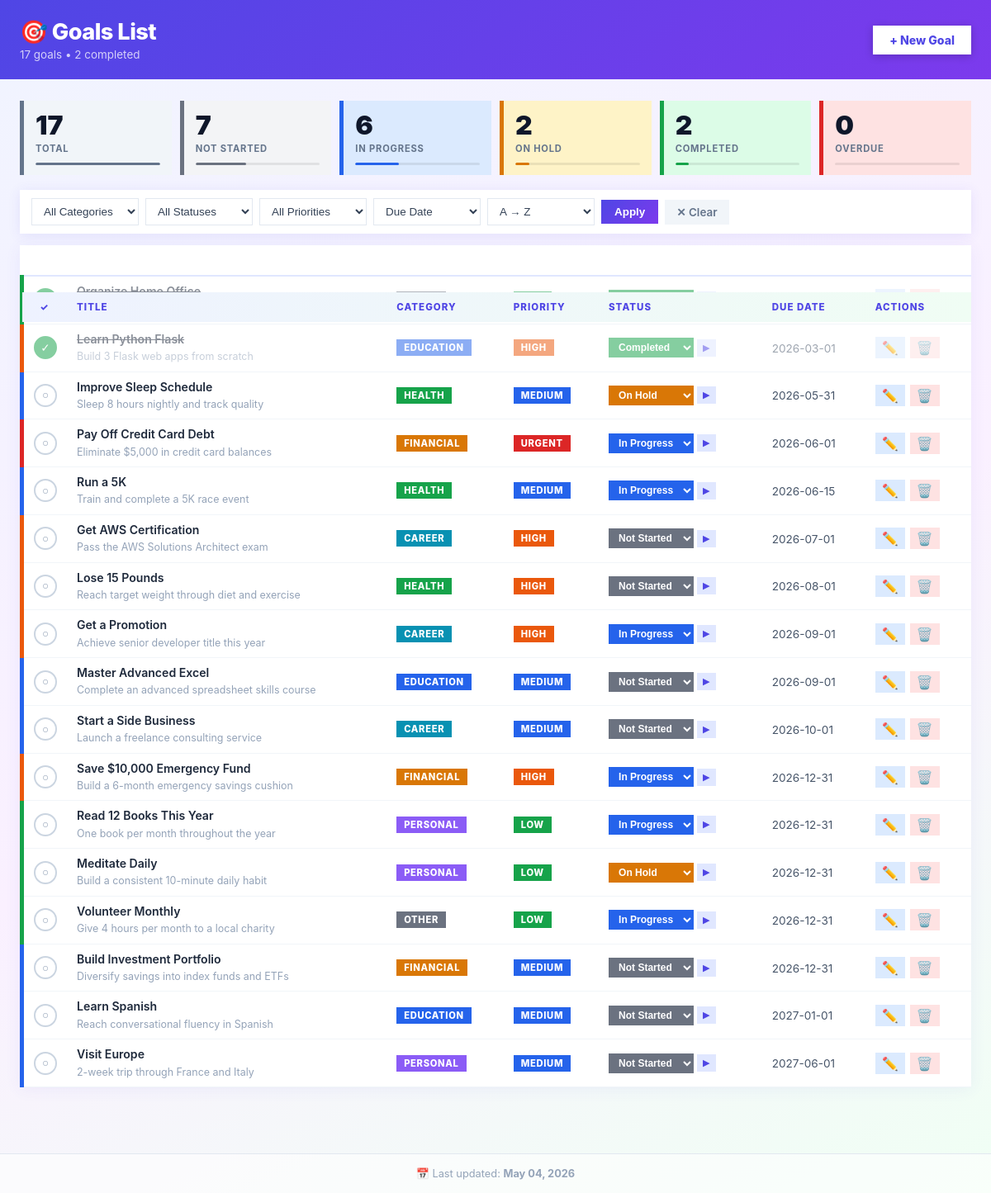
The page / on the database its author committed.
### tables this page shows
CREATE TABLE ui_prefs (
            id               INTEGER PRIMARY KEY CHECK (id = 1),
            filter_category  TEXT DEFAULT '',
            filter_status    TEXT DEFAULT '',
            filter_priority  TEXT DEFAULT '',
            sort_field       TEXT DEFAULT 'due_date',
            sort_dir         TEXT DEFAULT 'asc'
        );

CREATE TABLE goals (
            id           INTEGER PRIMARY KEY AUTOINCREMENT,
            title        TEXT NOT NULL,
            description  TEXT DEFAULT '',
            category     TEXT NOT NULL DEFAULT 'Personal',
            priority     TEXT NOT NULL DEFAULT 'Medium',
            status       TEXT NOT NULL DEFAULT 'Not Started',
            due_date     TEXT DEFAULT '',
            created_date TEXT DEFAULT '',
            updated_at   TEXT DEFAULT ''
        );

### app.py (the view)
@app.route("/", methods=["GET", "POST"])
def index():
    prefs = get_prefs()
    if request.method == "POST":
        fc = request.form.get("filter_category", "")
        fs = request.form.get("filter_status", "")
        fp = request.form.get("filter_priority", "")
        sf = request.form.get("sort_field", "due_date")
        sd = request.form.get("sort_dir", "asc")
        save_prefs(fc, fs, fp, sf, sd)
    else:
        fc = prefs["filter_category"]
        fs = prefs["filter_status"]
        fp = prefs["filter_priority"]
        sf = prefs["sort_field"]
        sd = prefs["sort_dir"]
    if sf not in VALID_SORT_FIELDS:
        sf = "due_date"
    if sd not in ("asc", "desc"):
        sd = "asc"
    query  = "SELECT * FROM goals WHERE 1=1"
    params = []
    if fc:
        query += " AND category = ?"
        params.append(fc)
    if fs:
        query += " AND status = ?"
        params.append(fs)
    if fp:
        query += " AND priority = ?"
        params.append(fp)
    query += f" ORDER BY {get_sort_expr(sf)} {sd.upper()}, id ASC"
    today = date.today().isoformat()
    conn  = get_db()
    goals = conn.execute(query, params).fetchall()
    all_g = conn.execute("SELECT status, due_date FROM goals").fetchall()
    conn.close()
    total     = len(all_g)
    by_status = {s: sum(1 for g in all_g if g["status"] == s) for s in STATUSES}
    overdue   = sum(1 for g in all_g
                    if g["due_date"] and g["due_date"] < today and g["status"] != "Completed")
    return render_template("index.html",
        goals=goals, categories=CATEGORIES, statuses=STATUSES, priorities=PRIORITIES,
        sort_labels=SORT_LABELS, valid_sort_fields=VALID_SORT_FIELDS,
        filter_category=fc, filter_status=fs, filter_priority=fp,
        sort_field=sf, sort_dir=sd,
        total=total, by_status=by_status, overdue=overdue,
    )

### app.py (called while the page is built)
def get_db():
    conn = sqlite3.connect(DB_PATH)
    conn.row_factory = sqlite3.Row
    return conn

def get_prefs():
    conn = get_db()
    row = conn.execute("SELECT * FROM ui_prefs WHERE id = 1").fetchone()
    conn.close()
    return row

def get_sort_expr(sf):
    if sf == "priority":
        return PRIORITY_RANK
    if sf == "status":
        return STATUS_RANK
    return sf

@app.context_processor
def inject_globals():
    try:
        conn = get_db()
        result = conn.execute("SELECT MAX(updated_at) FROM goals").fetchone()
        conn.close()
        lu = result[0] if result and result[0] else None
        if lu:
            dt = datetime.strptime(lu[:19], "%Y-%m-%d %H:%M:%S")
            lu = dt.strftime("%B %d, %Y")
        else:
            lu = "N/A"
    except Exception:
        lu = "N/A"
    return dict(last_updated=lu, today_iso=date.today().isoformat())

### templates/index.html (shortened to what this page needs)
{% extends "base.html" %}
{% block content %}
<div class="page-header">
  <div class="header-left">
    <h1>&#x1F3AF; Goals List</h1>
    <div class="subtitle">{{ total }} goals &bull; {{ by_status['Completed'] }} completed</div>
  </div>
  <a href="{{ url_for('add') }}" class="btn-new">+ New Goal</a>
</div>
<div class="stats-grid">
  <div class="stat-card s-total">
    <div class="stat-number">{{ total }}</div>
    <div class="stat-label">Total</div>
    <div class="progress-bar">
      <div class="progress-fill" style="width:100%"></div>
    </div>
  </div>
  <div class="stat-card s-not-started">
    <div class="stat-number">{{ by_status['Not Started'] }}</div>
    <div class="stat-label">Not Started</div>
    <div class="progress-bar">
      <div class="progress-fill" style="width:{{ ((by_status['Not Started'] / total * 100)|int) if total > 0 else 0 }}%"></div>
    </div>
  </div>
  <div class="stat-card s-in-progress">
    <div class="stat-number">{{ by_status['In Progress'] }}</div>
    <div class="stat-label">In Progress</div>
    <div class="progress-bar">
      <div class="progress-fill" style="width:{{ ((by_status['In Progress'] / total * 100)|int) if total > 0 else 0 }}%"></div>
    </div>
  </div>
  <div class="stat-card s-on-hold">
    <div class="stat-number">{{ by_status['On Hold'] }}</div>
    <div class="stat-label">On Hold</div>
    <div class="progress-bar">
      <div class="progress-fill" style="width:{{ ((by_status['On Hold'] / total * 100)|int) if total > 0 else 0 }}%"></div>
    </div>
  </div>
  <div class="stat-card s-completed">
    <div class="stat-number">{{ by_status['Completed'] }}</div>
    <div class="stat-label">Completed</div>
    <div class="progress-bar">
      <div class="progress-fill" style="width:{{ ((by_status['Completed'] / total * 100)|int) if total > 0 else 0 }}%"></div>
    </div>
  </div>
  <div class="stat-card s-overdue">
    <div class="stat-number">{{ overdue }}</div>
    <div class="stat-label">Overdue</div>
    <div class="progress-bar">
    </div>
  </div>
</div>
<div class="controls">
  <form method="POST" action="/">
    <div class="filter-row">
      <select name="filter_category">
        <option value="">All Categories</option>
      </select>
      <select name="filter_status">
        <option value="">All Statuses</option>
      </select>
      <select name="filter_priority">
        <option value="">All Priorities</option>
      </select>
      <select name="sort_field">
        {% for f in valid_sort_fields %}
        <option value="{{ f }}" {% if sort_field == f %}selected{% endif %}>{{ sort_labels[f] }}</option>
        {% endfor %}
      </select>
      <select name="sort_dir">
        <option value="asc"  {% if sort_dir == 'asc'  %}selected{% endif %}>A &rarr; Z</option>
      </select>
      <button type="submit" class="btn-apply">Apply</button>
    </div>
  </form>
  <a href="{{ url_for('clear') }}" class="btn-clear">&#x2715; Clear</a>
</div>
{% if goals %}
<div class="table-wrap">
  <table>
    <thead>
      <tr>
        <th class="col-done">&#x2713;</th>
        <th>Title</th>
        <th>Category</th>
        <th>Priority</th>
        <th>Status</th>
        <th>Due Date</th>
        <th>Actions</th>
      </tr>
    </thead>
    <tbody>
      {% for g in goals %}
      <tr class="priority-{{ g.priority | lower }}{% if g.status == 'Completed' %} row-completed{% endif %}">
        <td class="col-done">
          <form method="POST" action="{{ url_for('quick_done', id=g.id) }}" class="done-form">
            <button type="submit"
                    class="btn-quick-done {{ 'is-done' if g.status == 'Completed' else '' }}"
                    title="{{ 'Unmark Complete' if g.status == 'Completed' else 'Mark Complete' }}">
              {% if g.status == 'Completed' %}&#x2713;{% else %}&#x25CB;{% endif %}
            </button>
          </form>
        </td>
        <td class="col-title">
          <div class="goal-title">{{ g.title }}</div>
          {% if g.description %}
          <div class="goal-desc">{{ g.description }}</div>
          {% endif %}
        </td>
        <td><span class="chip chip-{{ g.category | lower }}">{{ g.category }}</span></td>
        <td><span class="chip chip-pri-{{ g.priority | lower }}">{{ g.priority }}</span></td>
        <td class="col-status">
          <form method="POST" action="{{ url_for('toggle', id=g.id) }}" class="status-form">
            <select name="status" class="status-select s-{{ g.status | lower | replace(' ', '-') }}">
              {% for s in statuses %}
              <option value="{{ s }}" {% if g.status == s %}selected{% endif %}>{{ s }}</option>
              {% endfor %}
            </select>
            <button type="submit" class="btn-status-go" title="Apply">&#x25B6;</button>
          </form>
        </td>
        <td>
          {% if g.due_date and g.due_date < today_iso and g.status != 'Completed' %}
          <span class="overdue-date">{{ g.due_date }}</span>
          {% else %}
          <span class="due-date">{{ g.due_date or '—' }}</span>
          {% endif %}
        </td>
        <td class="actions">
          <a href="{{ url_for('edit', id=g.id) }}" class="btn-edit" title="Edit">&#x270F;&#xFE0F;</a>
          <a href="{{ url_for('delete', id=g.id) }}" class="btn-del" title="Delete">&#x1F5D1;&#xFE0F;</a>
        </td>
      </tr>
      {% endfor %}
    </tbody>
  </table>
</div>
{% endif %}
{% endblock %}

### templates/base.html (shortened to what this page needs)
<!DOCTYPE html>
<html lang="en">
<head>
  <link rel="stylesheet" href="{{ url_for('static', filename='style.css') }}">
</head>
<body>
  <div class="container">
    {% block content %}{% endblock %}
  </div>
  <footer class="site-footer">
    &#x1F4C5; Last updated: <strong>{{ last_updated }}</strong>
  </footer>
</body>
</html>

### rows shown on the page
ui_prefs: sort_field "Due Date", sort_dir "A → Z"
goals: title "Organize Home Office", description "Declutter and set up a productive workspace", category "OTHER", priority "LOW", status "Completed", due_date "2026-02-01"
goals: title "Learn Python Flask", description "Build 3 Flask web apps from scratch", category "EDUCATION", priority "HIGH", status "Completed", due_date "2026-03-01"
goals: title "Improve Sleep Schedule", description "Sleep 8 hours nightly and track quality", category "HEALTH", priority "MEDIUM", status "On Hold", due_date "2026-05-31"
goals: title "Pay Off Credit Card Debt", description "Eliminate $5,000 in credit card balances", category "FINANCIAL", priority "URGENT", status "In Progress", due_date "2026-06-01"
goals: title "Run a 5K", description "Train and complete a 5K race event", category "HEALTH", priority "MEDIUM", status "In Progress", due_date "2026-06-15"
goals: title "Get AWS Certification", description "Pass the AWS Solutions Architect exam", category "CAREER", priority "HIGH", status "Not Started", due_date "2026-07-01"
goals: title "Lose 15 Pounds", description "Reach target weight through diet and exercise", category "HEALTH", priority "HIGH", status "Not Started", due_date "2026-08-01"
goals: title "Get a Promotion", description "Achieve senior developer title this year", category "CAREER", priority "HIGH", status "In Progress", due_date "2026-09-01"
goals: title "Master Advanced Excel", description "Complete an advanced spreadsheet skills course", category "EDUCATION", priority "MEDIUM", status "Not Started", due_date "2026-09-01"
goals: title "Start a Side Business", description "Launch a freelance consulting service", category "CAREER", priority "MEDIUM", status "Not Started", due_date "2026-10-01"
goals: title "Save $10,000 Emergency Fund", description "Build a 6-month emergency savings cushion", category "FINANCIAL", priority "HIGH", status "In Progress", due_date "2026-12-31"
goals: title "Read 12 Books This Year", description "One book per month throughout the year", category "PERSONAL", priority "LOW", status "In Progress", due_date "2026-12-31"
goals: title "Meditate Daily", description "Build a consistent 10-minute daily habit", category "PERSONAL", priority "LOW", status "On Hold", due_date "2026-12-31"
goals: title "Volunteer Monthly", description "Give 4 hours per month to a local charity", category "OTHER", priority "LOW", status "In Progress", due_date "2026-12-31"
goals: title "Build Investment Portfolio", description "Diversify savings into index funds and ETFs", category "FINANCIAL", priority "MEDIUM", status "Not Started", due_date "2026-12-31"
goals: title "Learn Spanish", description "Reach conversational fluency in Spanish", category "EDUCATION", priority "MEDIUM", status "Not Started", due_date "2027-01-01"
goals: title "Visit Europe", description "2-week trip through France and Italy", category "PERSONAL", priority "MEDIUM", status "Not Started", due_date "2027-06-01"

### other values the page prints
{{ total }} "17"
{{ by_status['Completed'] }} "2"
{{ by_status['Not Started'] }} "7"
{{ by_status['In Progress'] }} "6"
{{ by_status['On Hold'] }} "2"
{{ overdue }} "0"
{{ last_updated }} "May 04, 2026"
